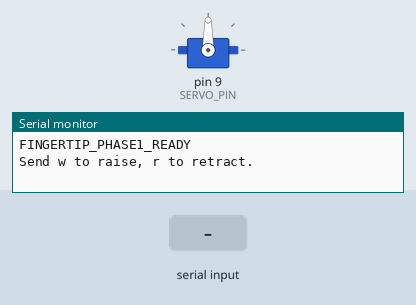
Simulated run of this sketch. Board: Arduino Nano, built with avr-gcc and run on an emulated ATmega328P. Shown: servo, the last lines printed to the serial monitor. Inputs (shaded band) come from the test bench.

Above: at 1.2 s.
1.3 s: "w" received over Serial
At 4.1 s:
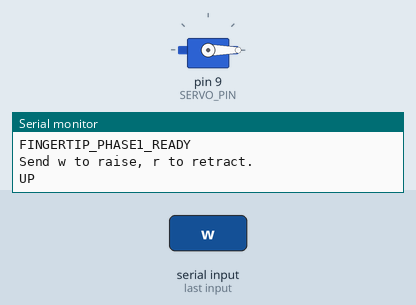
4.3 s: "r" received over Serial
At 5.05 s:
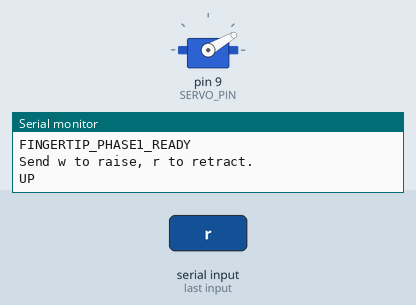
7.3 s: "W" received over Serial
At 7.75 s:
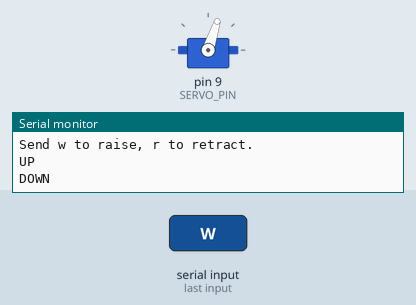
10.3 s: "R" received over Serial
At 11.65 s:
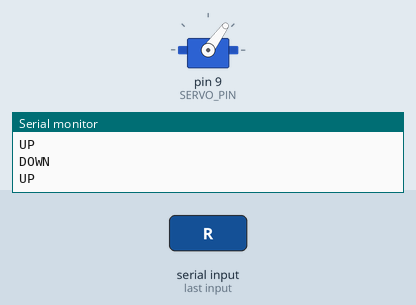
Timing chart, 0 to 14.0 s (numbered marks = the images above; inputs shaded):
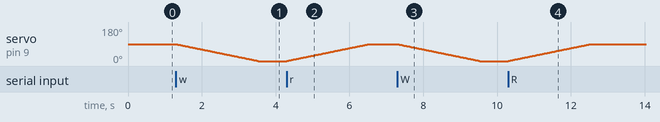

Measured:
- after the input at 1.3 s, servo on pin 9 (SERVO_PIN): moves from 90° to 0° over 2.2 s, starting at once
- after the input at 4.3 s, servo on pin 9 (SERVO_PIN): moves from 0° to 90° over 2.2 s, starting at once
- after the input at 7.3 s, servo on pin 9 (SERVO_PIN): moves from 90° to 0° over 2.2 s, starting at once
- after the input at 10.3 s, servo on pin 9 (SERVO_PIN): moves from 0° to 90° over 2.2 s, starting at once

The sketch:

phase1_single_servo.ino
```cpp
/*
  Fingertip Phase 1: one SG90 servo on Arduino Nano pin D9.

  Wiring:
    Servo orange/yellow signal -> Nano D9
    Servo red                 -> 4xAA battery pack +
    Servo brown/black GND      -> 4xAA battery pack - AND Nano GND

  Serial Monitor:
    Baud: 9600
    Send: w  -> raise pin
          r  -> retract pin
*/

#include <Servo.h>

const byte SERVO_PIN = 9;
const int DOWN_ANGLE = 90;
const int UP_ANGLE = 0;
const int STEP_DELAY_MS = 25;

Servo pinServo;
int currentAngle = DOWN_ANGLE;

void moveServoSmooth(int targetAngle) {
  int step = (targetAngle >= currentAngle) ? 1 : -1;

  while (currentAngle != targetAngle) {
    currentAngle += step;
    pinServo.write(currentAngle);
    delay(STEP_DELAY_MS);
  }
}

void setup() {
  Serial.begin(9600);
  pinServo.attach(SERVO_PIN);
  pinServo.write(DOWN_ANGLE);
  currentAngle = DOWN_ANGLE;

  Serial.println("FINGERTIP_PHASE1_READY");
  Serial.println("Send w to raise, r to retract.");
}

void loop() {
  if (!Serial.available()) {
    return;
  }

  char command = Serial.read();

  if (command == 'w' || command == 'W') {
    moveServoSmooth(UP_ANGLE);
    Serial.println("UP");
  } else if (command == 'r' || command == 'R') {
    moveServoSmooth(DOWN_ANGLE);
    Serial.println("DOWN");
  }
}
```
